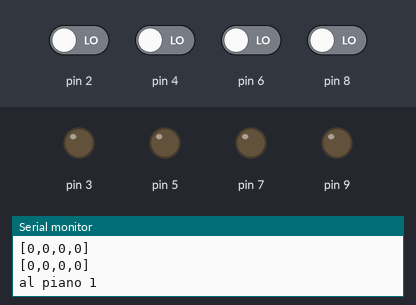
A sketch run on a simulated Arduino Uno, built with avr-gcc and run on an emulated ATmega328P. Parts: output pins drawn as LEDs (lit = HIGH), the last lines printed to the serial monitor. Inputs (shaded band) come from the test bench; at power-on: pin 2, pin 4, pin 6, pin 8 LOW.

Above: at 1.2 s.
1.3 s: pin 4 driven HIGH
At 2.7 s:
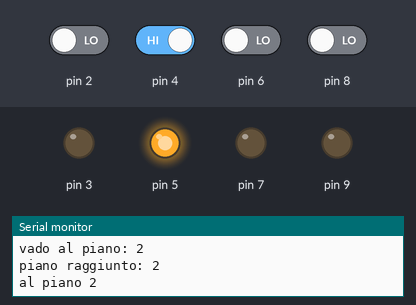
3.8 s: pin 6 driven HIGH
At 6.3 s:
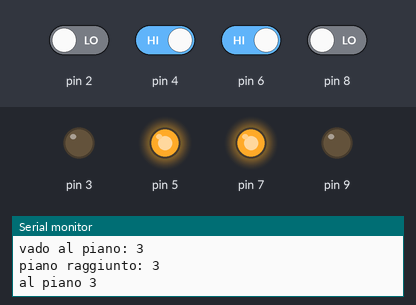
6.8 s: pin 2 driven HIGH
At 9.2 s:
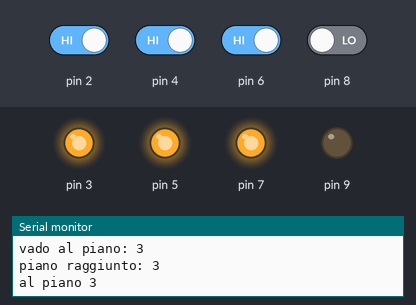
9.8 s: pin 8 driven HIGH
At 11.5 s:
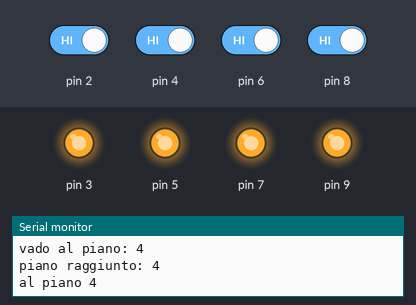
12.8 s: pin 8 driven LOW
At 14.73 s:
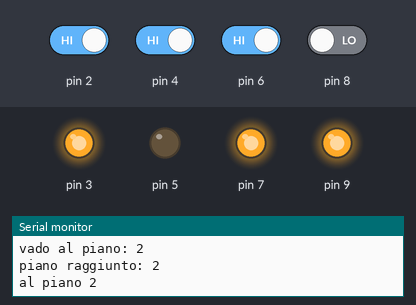
15.8 s: pin 4 driven LOW
At 19.68 s:
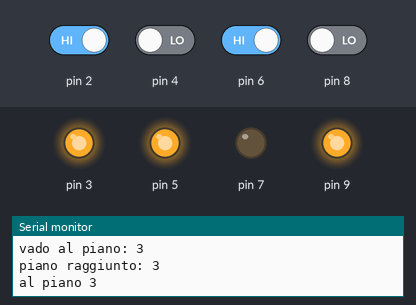
Timing chart, 0 to 19.8 s (numbered marks = the images above; inputs shaded):
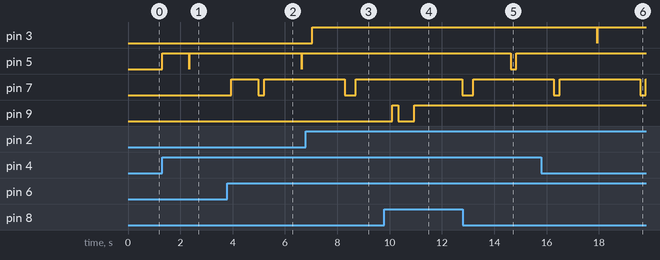

The sketch:

ascensore.ino
```cpp
int stato = 0;

int lsz = 4;
int s[4];
int d[4];
int level = 1;

bool NUOVO_STATO = false;

void setup() {
  Serial.begin(9600);
  pinMode(3, OUTPUT);
  pinMode(5, OUTPUT);
  pinMode(7, OUTPUT);
  pinMode(9, OUTPUT);
  pinMode(2, INPUT);
  pinMode(4, INPUT);
  pinMode(6, INPUT);
  pinMode(8, INPUT);
}

void loop() {
  switch(stato){
    case 0:
      piano();
      break;
    case 5:
      verificoComandi();
      break;
    case 10:
      vaiAlPiano();
      break;
    case 20:
      pulisciRichiesta();
      break;
  }
}

void callstato(int s) {
  stato = s;
  NUOVO_STATO = false;
}

unsigned long t1, dt;
void piano(){
  if (!NUOVO_STATO) {
    t1 = millis();
    Serial.print("al piano ");
    Serial.println(level);
    NUOVO_STATO = true;
  }

  dt = millis() - t1;
  if (dt >= 1000) {
    callstato(5);
  }

  if (digitalRead(2)) {//call piano 1 (T)
    richiedi(1);
    digitalWrite(3, HIGH);
    delay(200);
  }
  if (digitalRead(4)) {//call piano 1 (T)
    richiedi(2);
    digitalWrite(5, HIGH);
    delay(200);
  }
  if (digitalRead(6)) {//call piano 1 (T)
    richiedi(3);
    digitalWrite(7, HIGH);
    delay(200);
  }
  if (digitalRead(8)) {//call piano 1 (T)
    richiedi(4);
    digitalWrite(9, HIGH);
    delay(200);
  }
}

void richiedi(int piano) {
  if (piano != level) {
    if (piano < level) {
      if (!contains(d, piano, lsz)) {
        add(piano, d, lsz);
      }

    } else if (piano > level) {
      if (!contains(s, piano, lsz)) {
        add(piano, s, lsz);
      }
    }
  }
}

bool contains (int lista[], int el, int lsize) {
  bool ans = false;
  for (int i = 0; i < lsize; i++) {
    if (lista[i] == el) {
      ans = true;
      break;
    }
  }
  return ans;
}

void add (int el, int lista[], int lsize) {
  for (int i = 0; i < lsize; i++) {
    if (lista[i] == 0) {
      lista[i] = el;
      break;
    }
  }
}

void verificoComandi(){
  if (!NUOVO_STATO) {
    Serial.println("verifico comandi");
    NUOVO_STATO = true;
    stampa(s, lsz);
    stampa(d, lsz);
  }

  if (empty(d, lsz) && empty(s, lsz)) {
    callstato(0);
  } else {
    ordina(s, lsz);
    ordina2(d, lsz);
    stampa(s, lsz);
    stampa(d, lsz);
    level = chooseLevel();
    callstato(10);
  }
}

void vaiAlPiano(){
  if (!NUOVO_STATO) {
    Serial.print("vado al piano: ");
    Serial.println(level);
    NUOVO_STATO = true;
  }
  callstato(20);
}

void pulisciRichiesta(){
  if (!NUOVO_STATO) {
    Serial.print("piano raggiunto: ");
    Serial.println(level);
    NUOVO_STATO = true;
  }
  digitalWrite(3+(2 * (level-1)), LOW);
  callstato(0);
}

void stampa(int lista[], int n){
  Serial.print("[");
  for (int j = 0; j < n; j++) {
    Serial.print(lista[j]);
    if (j < n - 1) Serial.print(",");
  }
  Serial.println("]");
}

bool empty (int lista[], int lsize) {
   bool ans = true;
   for (int i = 0; i < lsize; i++) {
     if (lista[i] != 0) {
       ans = false;
       break;
     }
   }
   return ans;
}

void ordina (int lista[], int lsize) {
  int c = 0;
  while (c < lsize){
    int m = 0; //serve per interrompere l'esecuzione
    //quando la lista è già ordinata

    int i = 0;
    while (i < (lsize - 1) ){
      if (lista[i] > lista[i+1]){
        //effettuo lo scambio
        int n = lista[i];
        lista[i] = lista[i+1];
        lista[i+1] = n;
        //se ho scambiato numeri, incremento m
        m++;
      }
      i++;
    }
    //se m = 0 allora l'array è ordinato e quindi mi fermo
    if (m == 0) break;
    c++;
  }
}

void ordina2 (int lista[], int lsize) {
  int c = 0;
  while (c < lsize){
    int m = 0; //serve per interrompere l'esecuzione
    //quando la lista è già ordinata

    int i = 0;
    while (i < (lsize - 1) ){
      if (lista[i] < lista[i+1]){
        //effettuo lo scambio
        int n = lista[i];
        lista[i] = lista[i+1];
        lista[i+1] = n;
        //se ho scambiato numeri, incremento m
        m++;
      }
      i++;
    }
    //se m = 0 allora l'array è ordinato e quindi mi fermo
    if (m == 0) break;
    c++;
  }
}

int chooseLevel(){
  int ans = 0;
  int i = 0;
  if (!empty(s, lsz)){
    while (s[i] == 0) {
      i++;
    }
    ans = s[i];
    s[i] = 0;
    ordina(s, lsz);
  } else {
    while (d[i] == 0) {
      i++;
    }
    ans = d[i];
    d[i] = 0;
    ordina2(d, lsz);
  }
  return ans;
}
```

Measured:
- after the input at 1.3 s, pin 5: LOW → HIGH at once, → LOW 1.0 s later, → HIGH 0.01 s later
- after the input at 3.8 s, pin 5: HIGH → LOW after 2.8 s, → HIGH 0.01 s later; pin 7: LOW → HIGH after 0.15 s, → LOW 1.0 s later, → HIGH 0.21 s later
- after the input at 6.8 s, pin 3: LOW → HIGH after 0.25 s
- after the input at 9.8 s, pin 5: stays HIGH (without the input it goes to LOW after 0.33 s); pin 9: LOW → HIGH after 0.30 s, → LOW 0.24 s later, → HIGH 0.61 s later
- after the input at 12.8 s, pin 5: HIGH → LOW after 1.8 s, → HIGH 0.21 s later; pin 9: stays HIGH (without the input it goes to LOW after 2.4 s)
- after the input at 15.8 s, pin 3: HIGH → LOW after 2.1 s, → HIGH 0.01 s later; pin 5: stays HIGH (without the input it goes to LOW after 2.5 s)
